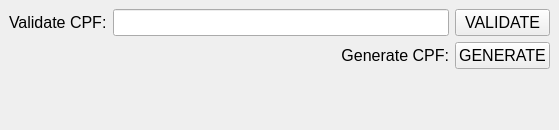
<?xml version="1.0" encoding="UTF-8"?>
<ui version="4.0">
 <class>MainWindow</class>
 <widget class="QMainWindow" name="MainWindow">
  <property name="geometry">
   <rect>
    <x>0</x>
    <y>0</y>
    <width>559</width>
    <height>130</height>
   </rect>
  </property>
  <property name="windowTitle">
   <string>Validate or Generate CPF</string>
  </property>
  <widget class="QWidget" name="centralwidget">
   <layout class="QGridLayout" name="gridLayout">
    <item row="0" column="1">
     <widget class="QLineEdit" name="inputValidateCPF">
      <property name="font">
       <font>
        <pointsize>12</pointsize>
       </font>
      </property>
     </widget>
    </item>
    <item row="0" column="0">
     <widget class="QLabel" name="label_2">
      <property name="font">
       <font>
        <pointsize>12</pointsize>
       </font>
      </property>
      <property name="text">
       <string>Validate CPF:</string>
      </property>
     </widget>
    </item>
    <item row="0" column="3">
     <widget class="QPushButton" name="btnValidateCPF">
      <property name="font">
       <font>
        <pointsize>12</pointsize>
       </font>
      </property>
      <property name="text">
       <string>VALIDATE</string>
      </property>
     </widget>
    </item>
    <item row="1" column="3">
     <widget class="QPushButton" name="btnGenerateCPF">
      <property name="font">
       <font>
        <pointsize>12</pointsize>
       </font>
      </property>
      <property name="text">
       <string>GENERATE</string>
      </property>
     </widget>
    </item>
    <item row="1" column="1">
     <widget class="QLabel" name="label">
      <property name="font">
       <font>
        <pointsize>12</pointsize>
       </font>
      </property>
      <property name="text">
       <string>Generate CPF:</string>
      </property>
      <property name="alignment">
       <set>Qt::AlignRight|Qt::AlignTrailing|Qt::AlignVCenter</set>
      </property>
     </widget>
    </item>
    <item row="2" column="1">
     <widget class="QLabel" name="labelReturn">
      <property name="font">
       <font>
        <pointsize>20</pointsize>
       </font>
      </property>
      <property name="styleSheet">
       <string notr="true">color: green;</string>
      </property>
      <property name="text">
       <string/>
      </property>
      <property name="alignment">
       <set>Qt::AlignCenter</set>
      </property>
      <property name="textInteractionFlags">
       <set>Qt::LinksAccessibleByMouse|Qt::TextSelectableByKeyboard|Qt::TextSelectableByMouse</set>
      </property>
     </widget>
    </item>
   </layout>
  </widget>
 </widget>
 <resources/>
 <connections/>
</ui>
